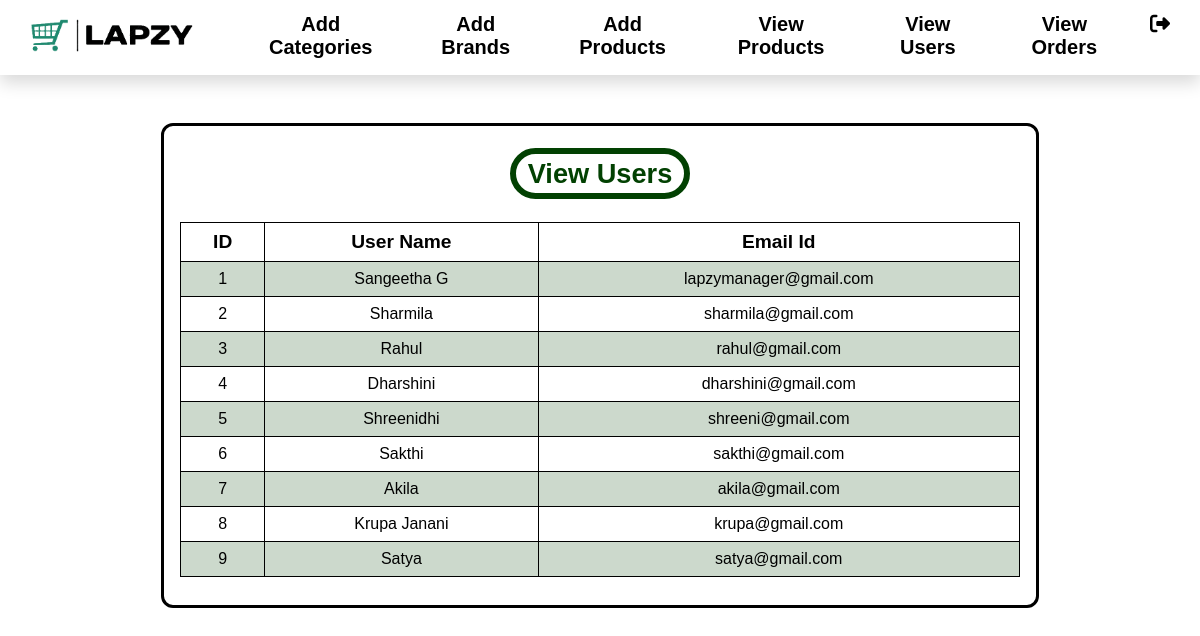
The app's page /admin/index.php?view_users with its own data.
### tables this page shows
CREATE TABLE `users` (
  `id` int(11) NOT NULL,
  `name` varchar(255) NOT NULL,
  `email` varchar(255) NOT NULL,
  `password` varchar(255) NOT NULL,
  `country` varchar(200) DEFAULT NULL,
  `city` varchar(200) DEFAULT NULL,
  `address` varchar(255) DEFAULT NULL,
  `pin_code` int(11) DEFAULT NULL,
  `payment_mode` varchar(100) DEFAULT NULL,
  `phone_number` varchar(15) DEFAULT NULL
);

### admin/view_users.php (the view)
<?php
include('../includes/connect.php');
?>
<div class="view-users">
  <center>
    <h2>View Users</h2>
  </center>
  <table>
    <tr>
      <th>ID</th>
      <th>User Name</th>
      <th>Email Id</th>
    </tr>
    <?php
    $all_users="select * from users";
    $execute_query=mysqli_query($conn,$all_users);
    while($row=mysqli_fetch_assoc($execute_query)){
      $user_id=$row['id'];
      $user_name=$row['name'];
      $user_email=$row['email'];
      echo "
      <tr>
        <td>$user_id</td>
        <td>$user_name</td>
        <td>$user_email</td>
      </tr>
      ";
    }
    ?>
  </table>
</div>

### admin/index.php (shortened to what this page needs)
<!DOCTYPE html>
<html lang="en">
<head>
    <link rel="stylesheet" href="../main.css">
    <link rel="stylesheet" href="admin.css">
    <link rel="stylesheet" href="https://cdnjs.cloudflare.com/ajax/libs/font-awesome/6.3.0/css/all.min.css" />
</head>
<body>
    <header>
        <div class="header-content">
            <div class="logo">
                <a href="../index.php"><img src="../images/logo.png" alt=""></a>
            </div>
            <ul>
                <li><button><a href="index.php?add_categories">Add Categories</a></button></li>
                <li><button><a href="index.php?add_brands">Add Brands</a></button></li>
                <li><button><a href="index.php?add_products">Add Products</a></button></li>
                <li><button><a href="index.php?view_products">View Products</a></button></li>
                <li><button><a href="index.php?view_users">View Users</a></button></li>
                <li><button><a href="index.php?view_orders">View Orders</a></button></li>
                <li class="icons" title="Logout"><button><a href="index.php?logout"><i class="fa-sharp fa-solid fa-right-from-bracket"></i></a></button></li>
            </ul>
        </div>
    </header>
    <?php
    if(isset($_GET['add_products'])){
        include('add_products.php');
    }
    else if(isset($_GET['add_categories'])){
        include('add_categories.php');
    }
    else if(isset($_GET['add_brands'])){
        include('add_brands.php');
    }
    else if(isset($_GET['view_products'])){
        include('view_products.php');
    }
    else if(isset($_GET['view_users'])){
        include('view_users.php');
    }
    ?>
</body>
</html>

### main.css (style rules this page uses)
* { padding: 0; margin: 0; list-style-type: none; font-family: Arial, Helvetica, sans-serif; text-decoration: none; color:black; }
header { box-shadow: 0 0.5rem 1rem rgba(0,0,0,0.15); }
header img { width:200px; box-sizing: border-box; margin:0 10px; }
.header-content { display: flex; justify-content: space-between; align-items: center; }
header ul { list-style-type: none; display: flex; margin: 0 15px; }
header li { padding: 10px 15px; }
header li button { font-size: 1.25em; font-weight: 600; border:none; outline: none; background-color: white; }
header li::after { content: ""; display: block; height: 3px; transform: scaleX(0); background-color:black; transition: transform 300ms; }
header .icons::after { display: inline; }

### admin/admin.css (style rules this page uses)
::placeholder { color: black; }

### admin/index.php (style rules this page uses)
.view-products,.view-orders,.view-users { border-radius: 12px; border:3px solid; margin: 3em auto; width: 100%; max-width: 80%; padding: 2em 1em; padding-bottom: 1em; }
.view-users { max-width: 70%; }
table { border-collapse: collapse; width: 100%; margin: 2em auto; margin-bottom: 0.8em; }
td, th { border: 1px solid ; text-align: center; padding: 8px; font-size: 1em; }
th { font-size: 1.2em; }
tr:nth-child(even) { background-color: rgba(2,65,2,0.2); }
.view-products h2,.view-users h2,.view-orders h2 { font-size: 1.7em; color: rgb(2,65,2); display: inline; font-weight: bold; border: 6px solid; padding: 4px 12px; border-radius: 36px; }

### records on screen
users: id "1", name "Sangeetha G", email "lapzymanager@gmail.com"
users: id "2", name "Sharmila", email "sharmila@gmail.com"
users: id "3", name "Rahul", email "rahul@gmail.com"
users: id "4", name "Dharshini", email "dharshini@gmail.com"
users: id "5", name "Shreenidhi", email "shreeni@gmail.com"
users: id "6", name "Sakthi", email "sakthi@gmail.com"
users: id "7", name "Akila", email "akila@gmail.com"
users: id "8", name "Krupa Janani", email "krupa@gmail.com"
users: id "9", name "Satya", email "satya@gmail.com"
